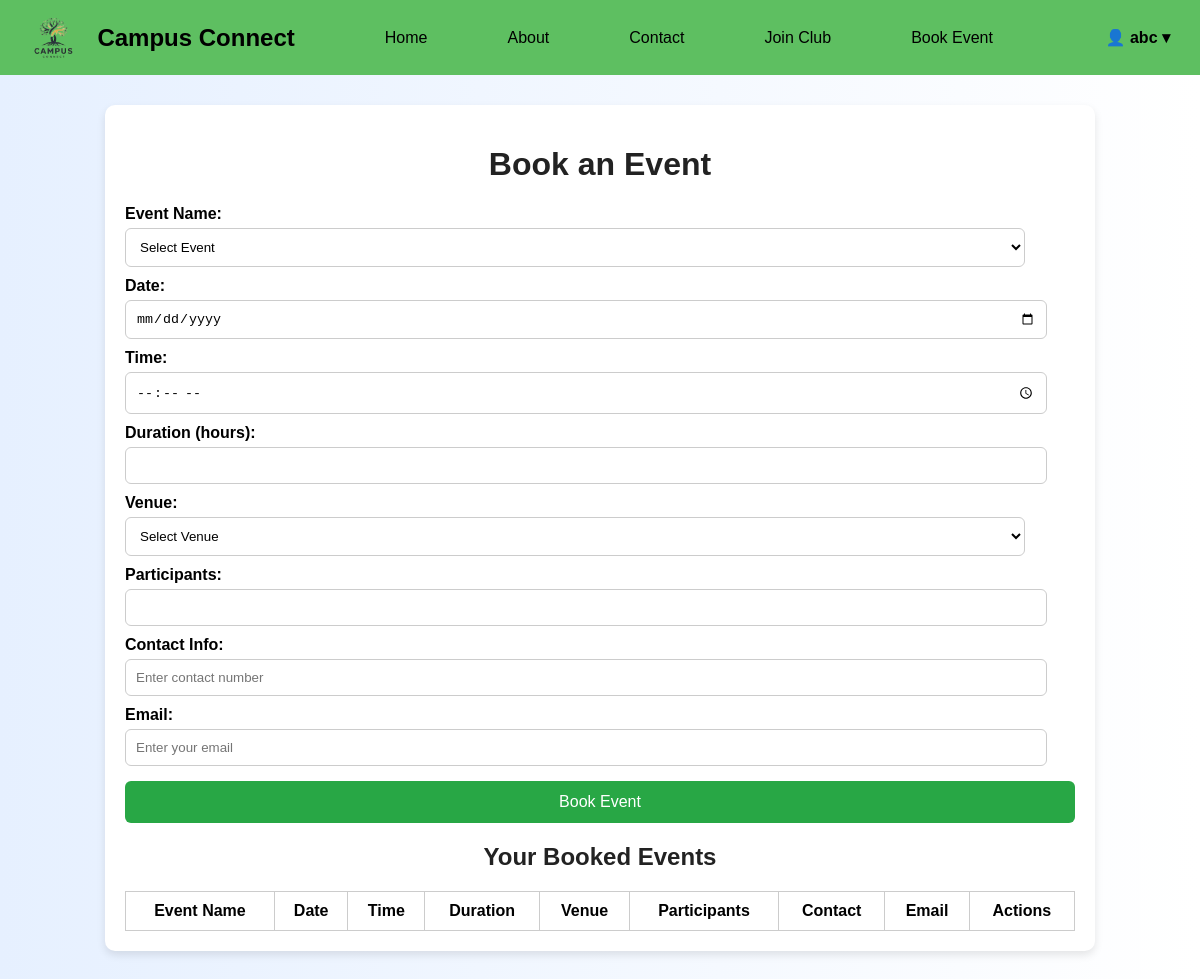
The app's page /book_event (signed in), older data.
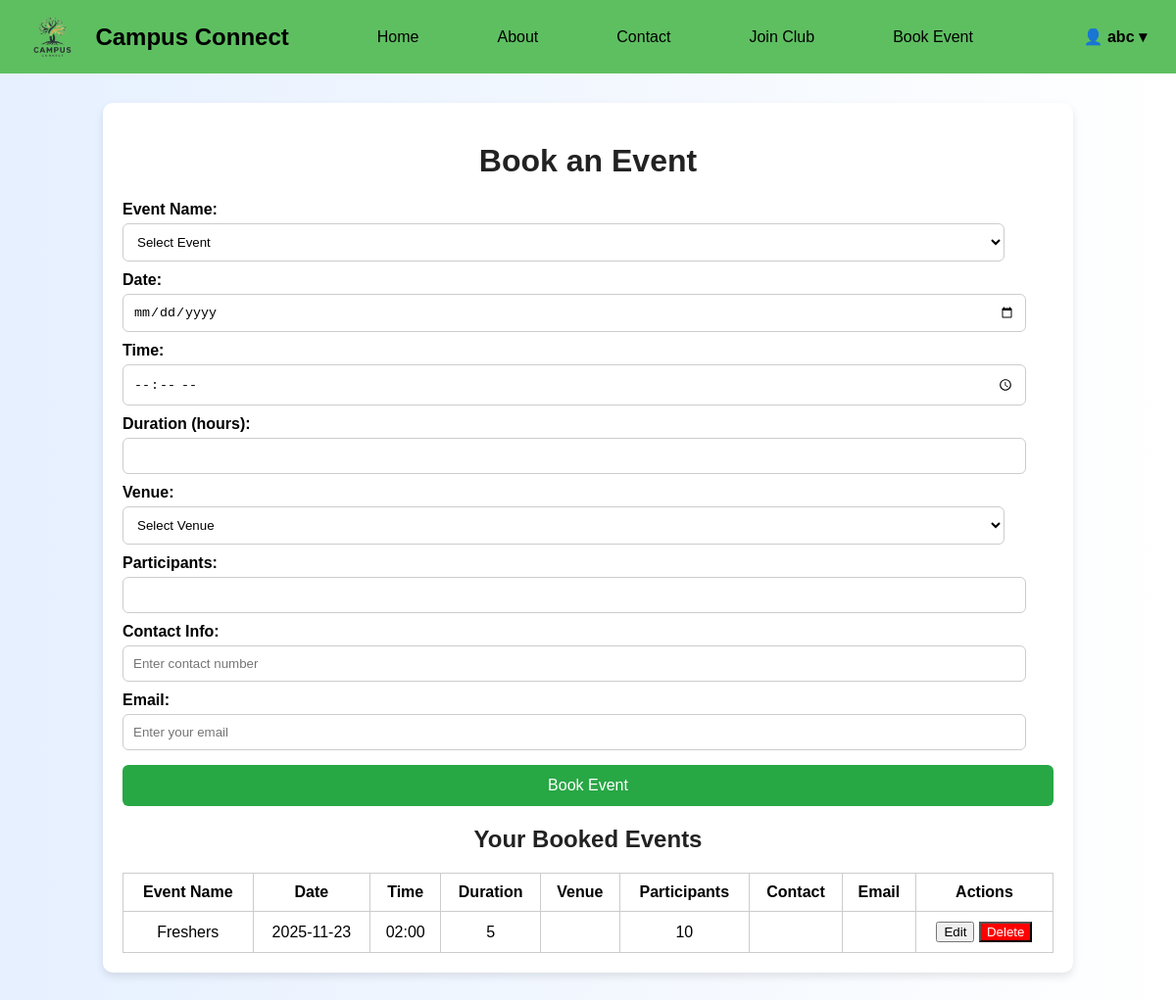
The same page, newer data.
### tables this page shows
CREATE TABLE event_bookings (
    id INTEGER PRIMARY KEY AUTOINCREMENT,
    username TEXT NOT NULL,
    event_name TEXT NOT NULL,
    participants INTEGER NOT NULL,
    booked_at TIMESTAMP DEFAULT CURRENT_TIMESTAMP
, event_date TEXT NOT NULL DEFAULT '', event_time TEXT NOT NULL DEFAULT '', duration INTEGER NOT NULL DEFAULT 1);

### app.py (the view, shortened to what this page needs)
@app.route('/book_event', methods=['GET', 'POST'])
@login_required
def book_event():
    username = session.get('user')
    conn = get_db_connection()
    venue_info = {
        "Main Hall": {"price_3hrs": 4000, "capacity": 100},
        "Auditorium": {"price_3hrs": 8000, "capacity": 200},
        "Civil Conference Hall": {"price_3hrs": 3500, "capacity": 60},
        "Education Dept Conference Hall 1": {"price_3hrs": 3000, "capacity": 50},
        "Education Dept Conference Hall 2": {"price_3hrs": 3000, "capacity": 50},
        "IQAC Conference Hall": {"price_3hrs": 5000, "capacity": 70}
    }
    events = conn.execute(
        "SELECT * FROM event_bookings WHERE username=? ORDER BY event_date, event_time",
        (username,)
    ).fetchall()
    conn.close()
    return render_template('book_event.html', user=username, events=events)

### app.py (called while the page is built)
def get_db_connection():
    conn = sqlite3.connect(DB_PATH)
    conn.row_factory = sqlite3.Row
    return conn

def login_required(f):
    @wraps(f)
    def decorated_function(*args, **kwargs):
        if 'user' not in session:
            return redirect(url_for('login', next=request.path))
        return f(*args, **kwargs)
    return decorated_function

### templates/book_event.html (shortened to what this page needs)
<!DOCTYPE html>
<html lang="en">
<head>
</head>
  <div class="navbar">
    <img src="{{ url_for('static', filename='images/logo.png') }}" style="height:45px; margin-right:10px;">
    <h2>Campus Connect</h2>
    <a href="{{ url_for('index') }}">Home</a>
    <a href="{{ url_for('about') }}">About</a>
    <a href="{{ url_for('contact') }}">Contact</a>
    <a href="{{ url_for('join_club') }}">Join Club</a>
    <a href="{{ url_for('book_event') }}">Book Event</a>
    {% if user %}
  <div class="user-section" id="userMenu">
    <span class="user-toggle">👤 {{ user }} &#9662;</span>
  </div>
  {% else %}
    <a href="{{ url_for('login') }}" class="login-btn">Login/Register</a>
  {% endif %}
</div>
  <div class="container">
    <h1>Book an Event</h1>
    <form id="eventForm" method="POST">
      <label>Event Name:</label>
      <select name="event_name" required>
        <option value="" disabled selected>Select Event</option>
      </select>
      <label>Date:</label>
      <input type="date" name="event_date" required>
      <label>Time:</label>
      <input type="time" name="event_time" required>
      <label>Duration (hours):</label>
      <input type="number" name="duration" min="1" required>
      <label>Venue:</label>
      <select name="venue" id="venue" required>
        <option value="" disabled selected>Select Venue</option>
      </select>
      <label>Participants:</label>
      <input type="number" name="participants" id="participants" min="1" required>
      <label>Contact Info:</label>
      <input type="tel" name="contact_info" placeholder="Enter contact number" pattern="[0-9]{10}" required>
      <label>Email:</label>
      <input type="email" name="email" placeholder="Enter your email" required>
      <button type="submit">Book Event</button>
    </form>
    <h2>Your Booked Events</h2>
    <table id="eventsTable">
      <thead>
        <tr>
          <th>Event Name</th>
          <th>Date</th>
          <th>Time</th>
          <th>Duration</th>
          <th>Venue</th>
          <th>Participants</th>
          <th>Contact</th>
          <th>Email</th>
          <th>Actions</th>
        </tr>
      </thead>
      <tbody id="eventsBody">
        {% for event in events %}
        <tr data-id="{{ event['id'] }}">
          <td>{{ event['event_name'] }}</td>
          <td>{{ event['event_date'] }}</td>
          <td>{{ event['event_time'] }}</td>
          <td>{{ event['duration'] }}</td>
          <td>{{ event['venue'] }}</td>
          <td>{{ event['participants'] }}</td>
          <td>{{ event['contact_info'] }}</td>
          <td>{{ event['email'] }}</td>
          <td>
            <button class="edit-btn">Edit</button>
            <button class="delete-btn" style="background-color:red; color:white;">Delete</button>
          </td>
        </tr>
        {% endfor %}
      </tbody>
    </table>
  </div>
</body>
</html>

Row changes from the older to the newer data that the page shows:
added event_bookings: username "abc", event_name "Freshers", event_date "2025-11-23", event_time "02:00", duration "5", participants "10"
Text that changed along with them:
{{ user }}: "abc" → (not shown)
